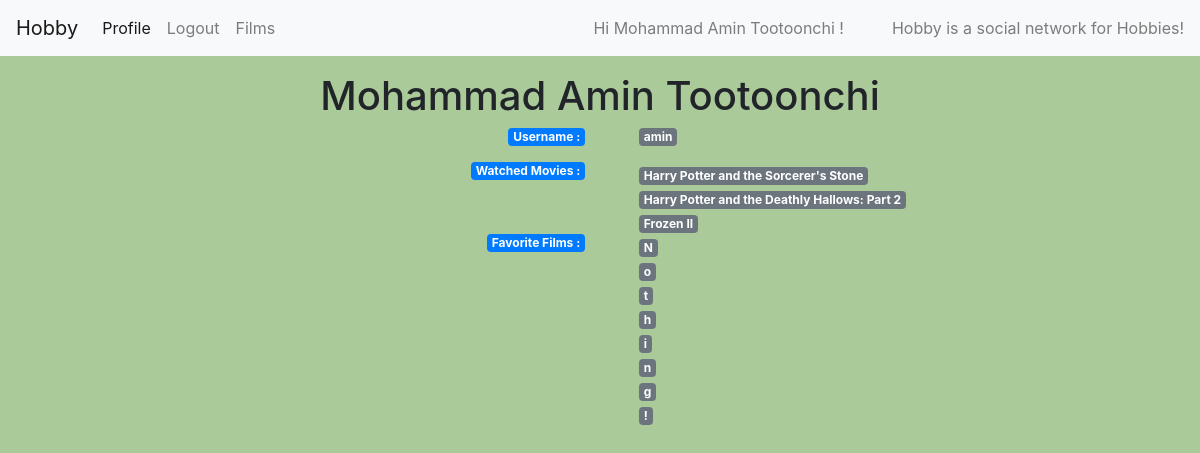
Page /accounts/profile (signed in) on the earlier database version.
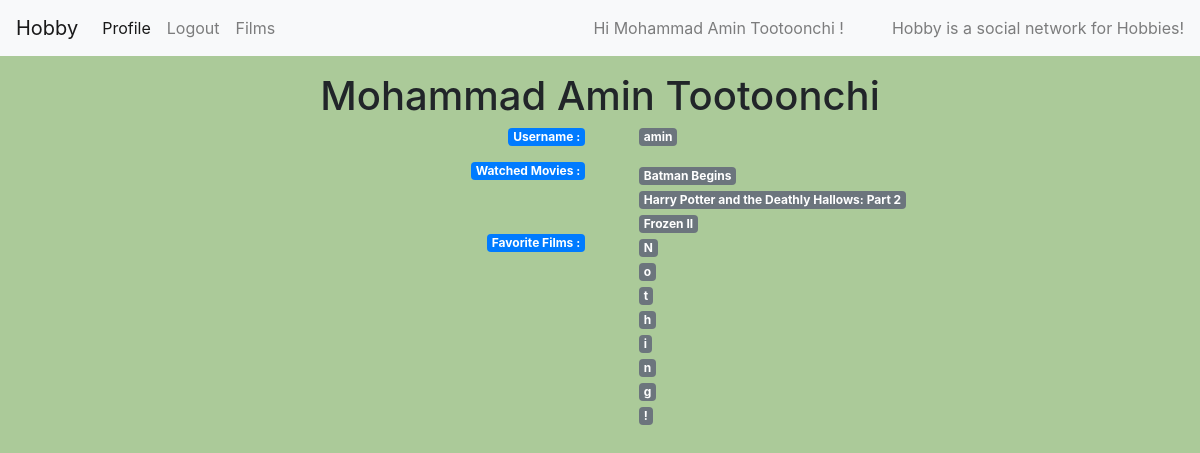
Same page on the later database version.
### accounts/models.py (models this page shows, shortened)
class User(AbstractBaseUser):
    username = models.CharField(max_length=100, unique=True)
    password = models.CharField(max_length=100)
    name = models.CharField(max_length=100)
    is_active = models.BooleanField(default=True)
    is_admin = models.BooleanField(default=False)
    USERNAME_FIELD = 'username'
    REQUIRED_FIELDS = ['password', 'name']
    objects = UserManager()
    watched_films = models.ManyToManyField('films.Film', blank=True, related_name='watched')
    fav_list      = models.ManyToManyField('films.Film', blank=True, related_name='fav')
    def __str__(self):
        return self.username

### films/models.py (models this page shows, shortened)
class Film(models.Model):
    title = models.CharField(max_length=100)
    imdbId = models.CharField(primary_key=True, max_length=100)
    year  = models.IntegerField()
    cast = models.CharField(max_length=200)
    countries = models.CharField(max_length=100)
    box_office = models.CharField(max_length=100,default=0)
    rating = models.FloatField()
    votes = models.IntegerField()
    cover_url = models.URLField()
    fullsize_poster = models.URLField()
    writer = models.CharField(max_length=200)
    director = models.CharField(max_length=200)
    top_250_films = models.IntegerField()
    synopsis = models.TextField()

### accounts/views.py (the view)
# urls.py: path('profile', views.ProfileView.as_view(), name='profile'),
class ProfileView(DetailView):
    template_name = 'accounts/profile.html'
    def get_object(self, queryset=None):
        user = User.objects.get(username=self.request.user.username)
        return user

### accounts/templatetags/user_detail.py (called while the page is built)
def list_of_movies(watched_films):
    films = watched_films.all()
    titles = []
    for film in films:
        titles.append(film.title)
    if len(titles) == 0:
        return 'Nothing!'
    else:
        return titles

### accounts/templates/accounts/profile.html (shortened to what this page needs)
{% extends 'layout.html' %}
{% load bootstrap4 %}
{% load user_detail %}
{% block body %}
    <div class="container text-center">
    <p class="h1">{{ user.name }}</p>
    <div class="row">
        <div class="col">
            <p class="badge btn-primary float-right">Username :</p>
        </div>
        <div class="col">
            <span class="badge badge-secondary ml-4 float-left">{{ user.username }}</span>
        </div>
    </div>
    <div class="row">
        <div class="col">
        <div class="badge btn-primary float-right">Watched Movies :</div>
        </div>
        <div class="col float-right text-left">
        {% for title in user.watched_films|list_of_movies %}
            <span class="badge badge-secondary ml-4">
                {{ title }}
            </span>
        <br>
        {% endfor %}
        </div>
    </div>
    <div class="row">
        <div class="col">
        <div class="badge btn-primary float-right">Favorite Films :</div>
        </div>
        <div class="col float-right text-left">
        {% for title in user.fav_list|list_of_movies %}
            <span class="badge badge-secondary ml-4">
                {{ title }}
            </span>
        <br>
        {% endfor %}
        </div>
    </div>
    </div>
{% endblock %}

### templates/layout.html (shortened to what this page needs)
{% load bootstrap4 %}
{% load static %}
{% load user_detail %}
<!DOCTYPE html>
<html lang="en">
<head>
 <link rel="stylesheet" href="https://maxcdn.bootstrapcdn.com/bootstrap/4.4.1/css/bootstrap.min.css">
</head>
<body style="background-color: rgba(84,147,47,0.49)">
<nav class="navbar navbar-expand-lg navbar-light bg-light">
    <a class="navbar-brand" href="{% url 'home' %}">Hobby</a>
  <div class="collapse navbar-collapse" id="navbarText">
    <ul class="navbar-nav mr-auto">
      {% if user.is_authenticated %}
      <li class="nav-item active">
        <a class="nav-link" href="{% url 'accounts:profile' %}">
            {% if user.is_authenticated %}
            Profile <span class="sr-only">(current)</span></a>
            {% endif %}
      </li>
      <li class="nav-item">
          <a class="nav-link" href="{% url 'accounts:logout' %}">Logout</a>
      </li>
    {% endif %}
      <li class="nav-item">
        <a class="nav-link" href="{% url 'films:search' %}">Films</a>
      </li>
    </ul>
  {% if user.is_authenticated %}
      <span class="navbar-text mr-5">
      Hi {{ user.name }} !
    </span>
  {% endif %}
    <span class="navbar-text">
        Hobby is a social network for Hobbies!
    </span>
  </div>
</nav>
<div class="container pt-3">
    {% block body %}{% endblock %}
</div>
</body>
</html>

Differences in the rows shown:
no longer on this page (row edited): Film: watched_films "Harry Potter and the Sorcerer's Stone"
added Film: watched_films "Batman Begins"
